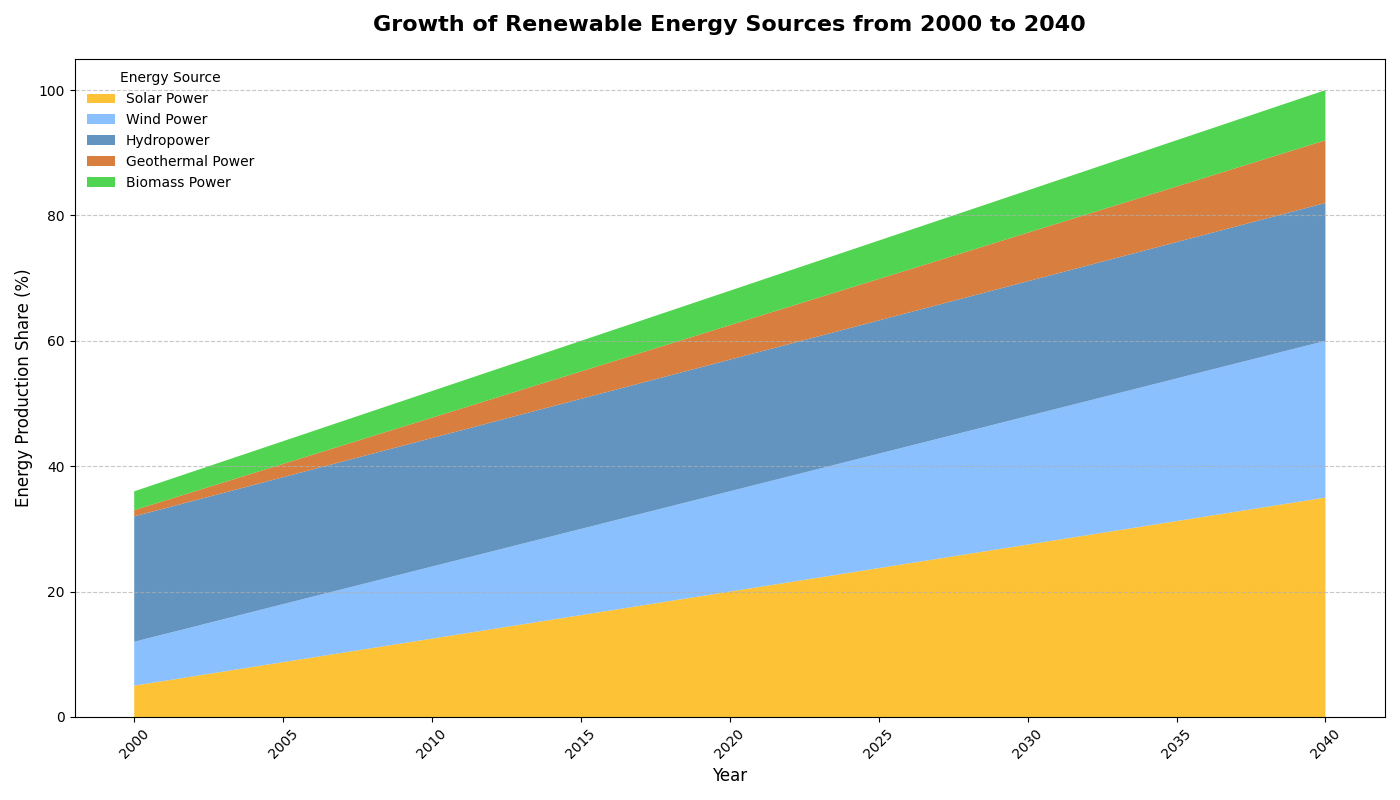

This chart was generated by the following Python code:
import matplotlib.pyplot as plt
import numpy as np

# Backstory: Tracking the Trend of Renewable Energy Sources
# Over the past few decades, there's been a significant shift in the way the world produces energy, moving away from fossil fuels towards renewable sources. 
# This chart illustrates the adoption rates of various renewable energy sources from 2000 to 2040.

# Define the years from 2000 to 2040
years = np.arange(2000, 2041)

# Hypothetical data for different renewable energy sources over the years
solar_power = np.linspace(5, 35, len(years))
wind_power = np.linspace(7, 25, len(years))
hydropower = np.linspace(20, 22, len(years))  # Stable, minor growth
geothermal_power = np.linspace(1, 10, len(years))
biomass_power = np.linspace(3, 8, len(years))

# Combine the data into a list for stacking
renewable_sources = np.array([solar_power, wind_power, hydropower, geothermal_power, biomass_power])

# Create a figure and axis for the plot
fig, ax = plt.subplots(figsize=(14, 8))

# Plot the stacked area chart
ax.stackplot(years, renewable_sources, labels=['Solar Power', 'Wind Power', 'Hydropower', 'Geothermal Power', 'Biomass Power'],
             colors=['#FDB813', '#77B5FE', '#4682B4', '#D2691E', '#32CD32'], alpha=0.85)

# Set title and labels for the consumption plot
ax.set_title("Growth of Renewable Energy Sources from 2000 to 2040", fontsize=16, fontweight='bold', pad=20)
ax.set_xlabel('Year', fontsize=12)
ax.set_ylabel('Energy Production Share (%)', fontsize=12, color='black')

# Add grid lines for better readability
ax.grid(axis='y', linestyle='--', alpha=0.7)

# Add legends
ax.legend(loc='upper left', fontsize=10, title='Energy Source', frameon=False)

# Customize x-axis tick labels to avoid overlap
plt.xticks(rotation=45)

# Automatically adjust layout to prevent overlap
plt.tight_layout()

# Show the plot
plt.show()
